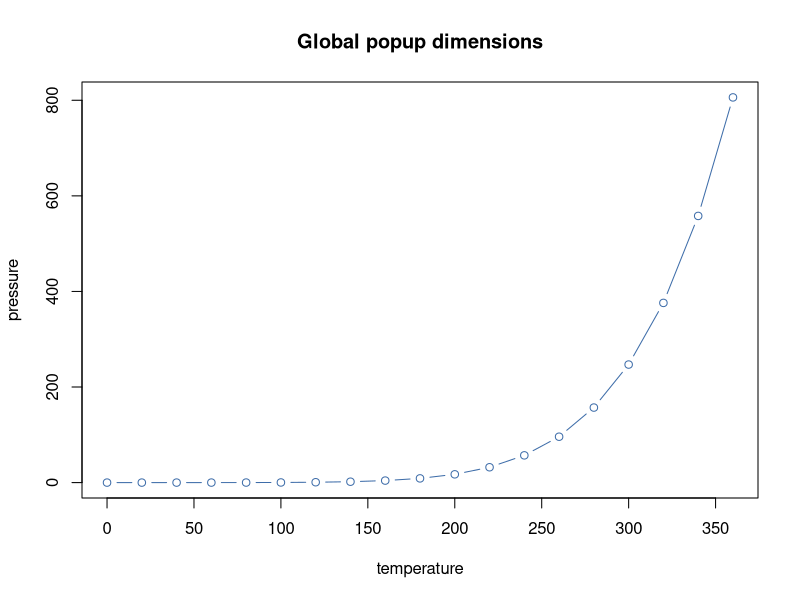

Source code (R): (Note: this script raises an error after producing the figure.)
# Development Rj/Rjp: per-figure native Image and Svg dimensions.
# Requires the updated preview containing rjShowImage() and rjShowSvg().
# Works with Embedded and System R. No dataset or extra library is required.
# The first ordinary plot follows Settings > Figure size (px).
plot(pressure, type="b", col="#3e6da9", main="Global popup dimensions")

# These two native results have their own sizes; neither changes the popup.
rjShowImage(function() {
    plot(pressure, type="b", col="#3e6da9", main="Native Image: 640 x 400")
}, width=640, height=400, name="pressure_image")

rjShowSvg(function() {
    plot(pressure, type="b", col="#3e6da9", main="Native Svg: 720 x 420")
}, width=720, height=420, name="pressure_svg")

# A single dimension preserves the aspect ratio of the global defaults.
rjShowImage(function() {
    barplot(c(12,19,8), names.arg=c("Reading","Practice","Discussion"),
            col="#3e6da9", main="Native Image: local width only")
}, width=560, name="counts_image")
